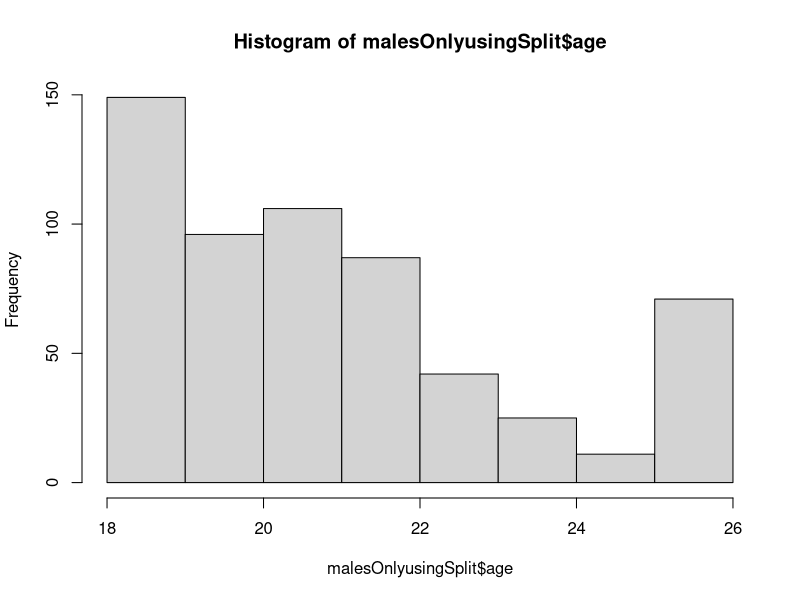
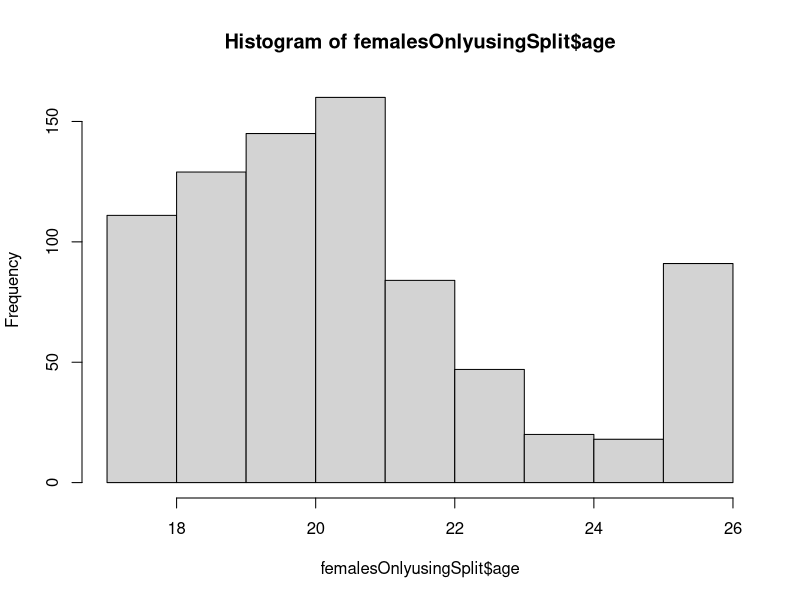
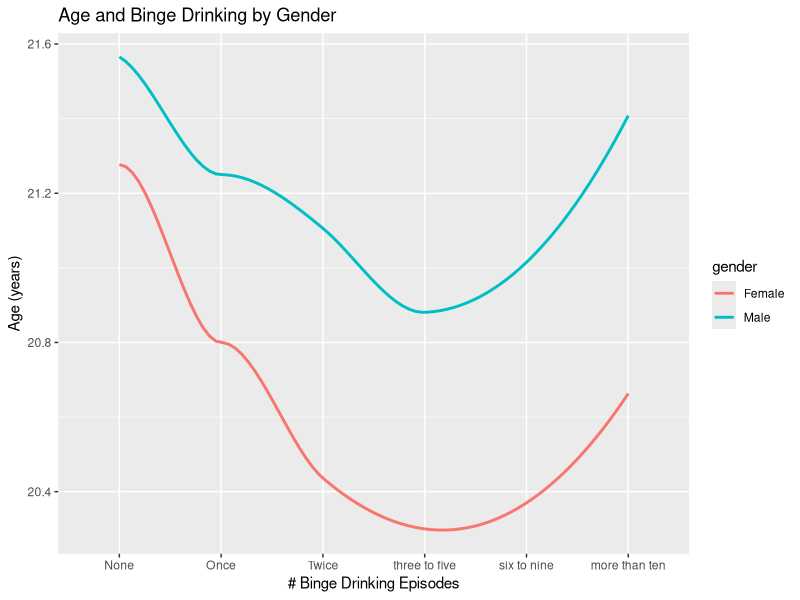

Source code (R) for these figures, in order:
## ---- chunk 1

# title: "BST 611 SAS Lab for  Regression "
# author: "BST 611"

#SOURCES:
#NAs in the index column discusssion: https://stackoverflow.com/questions/14261619/subsetting-r-data-frame-results-in-mysterious-na-rows
#Using split to subset: https://stackoverflow.com/a/19327079/3500818
#NA counting: https://stackoverflow.com/a/24027625/3500818
#Remove any row containing an NA: http://uc-r.github.io/missing_values
#Using isNA: https://stackoverflow.com/questions/48658832/how-to-remove-row-if-it-has-a-na-value-in-one-certain-column
#NAs, subsetting, and the other values in the rows becomgin NAs:https://www.r-bloggers.com/subsetting-in-the-presence-of-nas/
#General discussion on subsetting: http://adv-r.had.co.nz/Subsetting.html


# read your file
lab=read.csv("Binge_Drinking.csv")

# change "1/2" to "Male/Female"
lab$gender = gsub(1, "Male",lab$gender)
lab$gender = gsub(2, "Female",lab$gender)


#
###########################################################
#Six rows in our bingedrinking dataset have a NA for gender
#Sort by gender and then look at the last few rows (the tail) to see
#the NA values in the gender column:
###########################################################
#

print(tail(lab[order(lab$gender),], n=10))

#and six rows have a NA age value:
print(tail(lab[order(lab$age),], n=10))

#the subset operation will take the MALE rows
#and the NA rows when you ask for MALES only
#for some reason
male <- lab[lab$gender=="Male", ]
print(tail(male[order(male$gender),], n=10))

#and the same goes for FEMALE:

female <- lab[lab$gender=="Female", ]
print(tail(female[order(female$gender),], n=10))

#And note that in the rows at the bottom of both sets that
#we just printed, ALL the values in the row have suddenly
#become NAs.  Just weird!

#And since both subsets "claim" the NA rows, the total number of rows in 
#the two subsets exceeds the number of rows in the original data set:

#gets you the total number of rows, which is 1400
#
print(nrow(lab))  

#gets you the number of female rows:
print(nrow(female)) 

#gets you the number of male rows:
print(nrow(male))

#Number of rows in both is 6 rows too large
print(nrow(male) + nrow(female))


# So, to subset a dataset and get ONLY the rows with gender= male 
# and to truly omit the NAs, 
# add an extra condition: !is.na(lab$gender)
# which means 'and the gender value in the row is NOT NA'

#Sorting after that you can see the NA rows are gone from the tail
#
male_with_NA_excluded <- lab[lab$gender=="Male" & !is.na(lab$gender), ]
print(tail(male_with_NA_excluded[order(male_with_NA_excluded$gender),], n=10))
#

female_with_NA_excluded <- lab[lab$gender=="Female" & !is.na(lab$gender),]
print(tail(female_with_NA_excluded[order(female_with_NA_excluded$gender),], n=10))


#you can use this set of commands to count the NAs in a column:

sum(is.na(male$gender))
sum(is.na(female$gender))

sum(is.na(male_with_NA_excluded$gender))
sum(is.na(female_with_NA_excluded$gender))


#And you can remove entire rows that have any NAs in them with this:
labs_with_no_NA_anywhere <- na.omit(lab)
sum(is.na(labs_with_no_NA_anywhere$gender))


#comparing the frequency distributions on age of all these approaches:

##########
## using a traditional subset
##########
#
summary(male$age)
summary(female$age)

##########
## using the extra explicit NA exclusions
##########
#
summary(male_with_NA_excluded$age)
summary(female_with_NA_excluded$age)



#
##################################################
#SPLIT can also be used to carve up the set by gender:
# Source for using split: https://stackoverflow.com/a/19327079/3500818
#and it automatically ignores the NAs without extra effort

mylist <- split(lab,  lab$gender)

malesOnlyusingSplit <- mylist$Male
femalesOnlyusingSplit <- mylist$Female


summary(male$age)
summary(male_with_NA_excluded$age)
summary(malesOnlyusingSplit$age)


summary(female$age)
summary(female_with_NA_excluded$age)
summary(femalesOnlyusingSplit$age)


## ---- chunk 2


#######################################
#######################################
#######################################
#######################################
#######################################
#######################################

library(ggplot2)
## ---- chunk 3

summary(malesOnlyusingSplit$age)
hist(malesOnlyusingSplit$age)

## ---- chunk 4

summary(femalesOnlyusingSplit$age)
hist(femalesOnlyusingSplit$age)


#sources for using CUT: 
#   https://www.r-bloggers.com/from-continuous-to-categorical/
#   https://www.r-bloggers.com/r-function-of-the-day-cut-2/
#   https://youtu.be/EWs1Ordh8nI
#intervals will be closed on the RIGHT and open on the LEFT by default
#to switch the default closed interval to be the left one, add parameter “right=FALSE”
#to the cut invocation.

## ---- chunk 5

lab$agecategories<-cut(lab$age, breaks=c(0,20,26,+Inf), labels=c("Less than 20 Years Old", "20 to 25 Years Old", "Over 25 Years Old"), right=FALSE) 

summary(lab$agecategories)



############## PLOTTING ################3

# Figure
lab$drinks5 = gsub(1, "None",lab$drinks5)
lab$drinks5 = gsub(2, "Once",lab$drinks5)
lab$drinks5 = gsub(3, "Twice",lab$drinks5)
lab$drinks5 = gsub(4, "three to five",lab$drinks5)
lab$drinks5 = gsub(5, "six to nine",lab$drinks5)
lab$drinks5 = gsub(6, "more than ten",lab$drinks5)

# give x label a order, otherwise it will show in alphabet
x.order=c("None","Once", "Twice","three to five","six to nine","more than ten")
lab$drinks5 = factor(lab$drinks5, levels=unique(x.order))

figure=cbind(lab[,c(1,2,6)])
figure.delete=na.omit(figure)

## ---- chunk 6

plot(ggplot(figure.delete, aes(x=drinks5,y=age,color=gender,group=gender)) + 
       geom_smooth(method="loess",se=F) +
       labs(x="# Binge Drinking Episodes",y="Age (years)",title="Age and Binge Drinking by Gender"))

